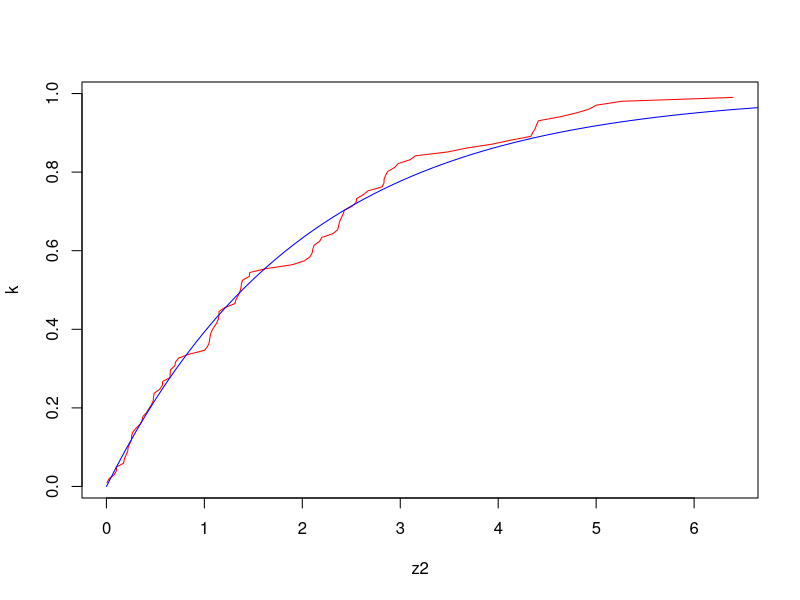

This chart was generated by the following R code:
## @knitr inicializacion
# Creamos un vector de 100 puntos en el soporte.
# En nuestro caso, tomamos de 0 a 10.
x <- seq(0, 10, length = 100)

## @knitr ej1
# y es la función de densidad elegida evaluada en los puntos de x
# Para obtener la función de densidad, se toma "d"+nombre de la distribución, por ejemplo dnorm o dexp
y1 <- dexp(x, rate = 5)
y2 <- dexp(x, rate = 0.5)
y3 <- dexp(x, rate = 2)


## @knitr ej2
# f es la función de distribución asociada evaluada en los puntos de x
# Para obtener la función de densidad, se toma "p"+nombre de la distribución, por ejemplo pnorm o pexp
f1 <- pexp(x, rate = 5)
f2 <- pexp(x, rate = 0.5)
f3 <- pexp(x, rate = 2)


## @knitr t1ej3
# Tomamos n=100 y simulamos n datos pseudoaleatorios de la distribución elegida
# Para obtener los datos aleatorios, se toma "r"+nombre de la distribución, por ejemplo rnorm o rexp
n <- 100
z <- rexp(n, rate = 0.5)

## @knitr t1ej4
#Ahora vamos a ordenar los datos como indica la tarea.
z2 <- sort(z)
# Inicializamos k =i/n+1
k <- numeric()

for (i in 1:n) {
  k[i] <- i / (n + 1)
}

## @knitr t1gr1
#Graficamos los puntos y comparamos con la función de densidad teórica
plot(z2,k,col = "red",type = "l")
lines(x,f2,col="blue")

